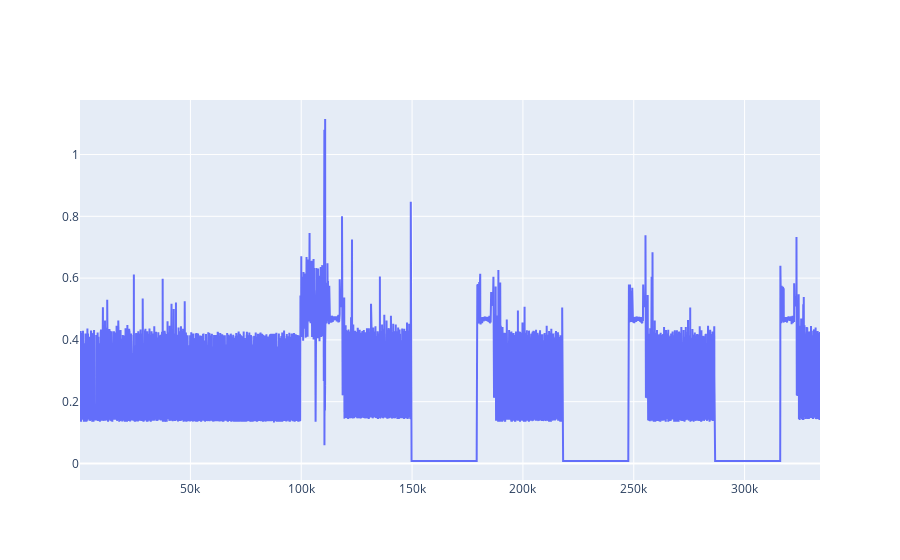

Notebook source saved alongside this figure:
### Code cell
from plotly.offline import init_notebook_mode, iplot
from plotly.graph_objs import *

init_notebook_mode(connected=True)         # initiate notebook for offline plot


iplot([Scatter(x=d.millis_n, y=d.w)])

### Figure 1 — Plotly figure (JSON) as saved in the notebook; plotly's stock layout.template omitted (floating-point values rounded to 4 significant figures; data arrays with more than 128 entries replaced by an {"elided": "..."} marker saying what was removed)
{"data": [{"type": "scatter", "x": {"elided": "31125 int values"}, "y": {"elided": "31125 float values"}}], "layout": {}}
